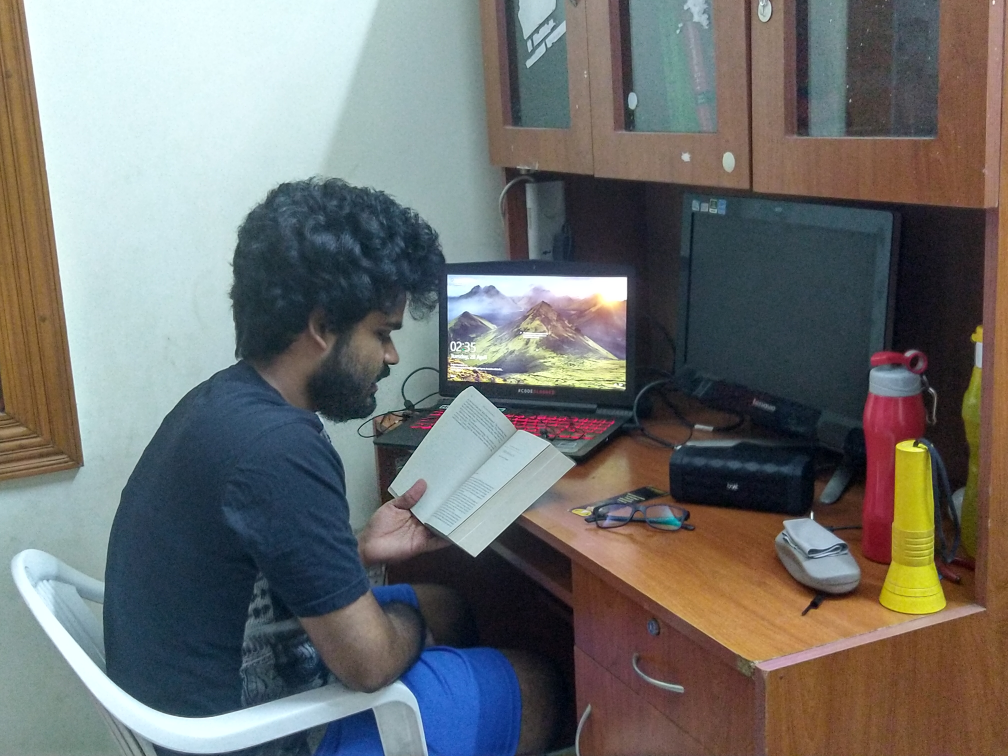
#> input picture S13/PartA/input.jpg, 4032 x 3024 px (shown at 1/4 size)
$ jupyter execute --allow-errors YoloV3_with_opencv.ipynb   (shell and % lines are left out)
#> lines starting #> are read from the running program, lines starting #| are printed output that depends on the picture
[cell 1]
from google.colab import drive

#> (the rest of this cell did not finish here and is left out)

[cell 2]
import cv2
import numpy as np

from google.colab.patches import cv2_imshow

#> (a cell that did not finish here is left out)

[cell 4]
# Loading image
img = cv2.imread("input.jpg")
#> img is the input picture: shape (3024, 4032, 3); mean B, G, R 110.6, 112.5, 111.3
img = cv2.resize(img, (800, 550), fx=0.4, fy=0.4)
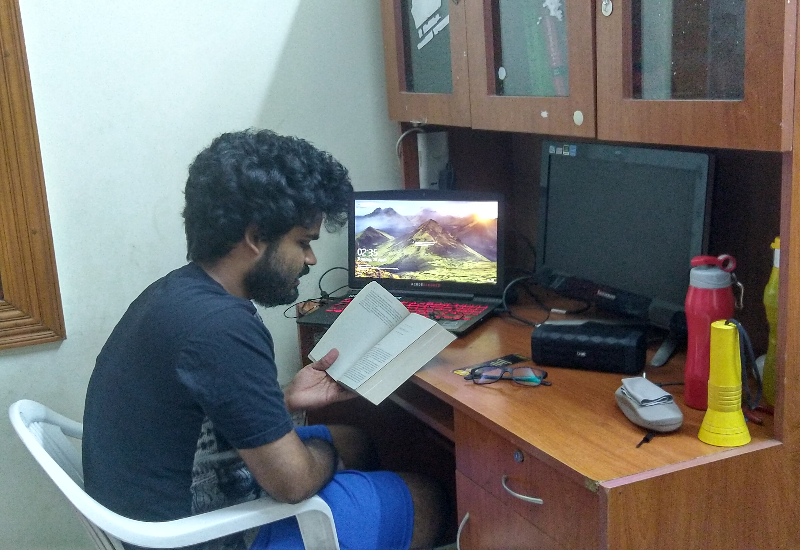
#> img: shape (550, 800, 3); mean B, G, R 110.5, 112.4, 111.2
height, width, channels = img.shape
#> height = 550; width = 800; channels = 3

[cell 5]
cv2_imshow(img)

[cell 6]
# Detecting objects
blob = cv2.dnn.blobFromImage(img, 0.00392, (416, 416), (0, 0, 0), True, crop=False)
#> (the rest of this cell did not finish here and is left out)

[cell 7]
# Showing informations on the screen
class_ids = []
confidences = []
boxes = []
#> (the rest of this cell did not finish here and is left out)

[cell 8]
indexes = cv2.dnn.NMSBoxes(boxes, confidences, 0.5, 0.4)

[cell 9]
font = cv2.FONT_HERSHEY_PLAIN
for i in range(len(boxes)):
    if i in indexes:
        x, y, w, h = boxes[i]
        label = str(classes[class_ids[i]])
        color = colors[i]
        cv2.rectangle(img, (x, y), (x + w, y + h), color, 2)
        cv2.putText(img, label, (x, y + 30), font, 3, color, 3)
